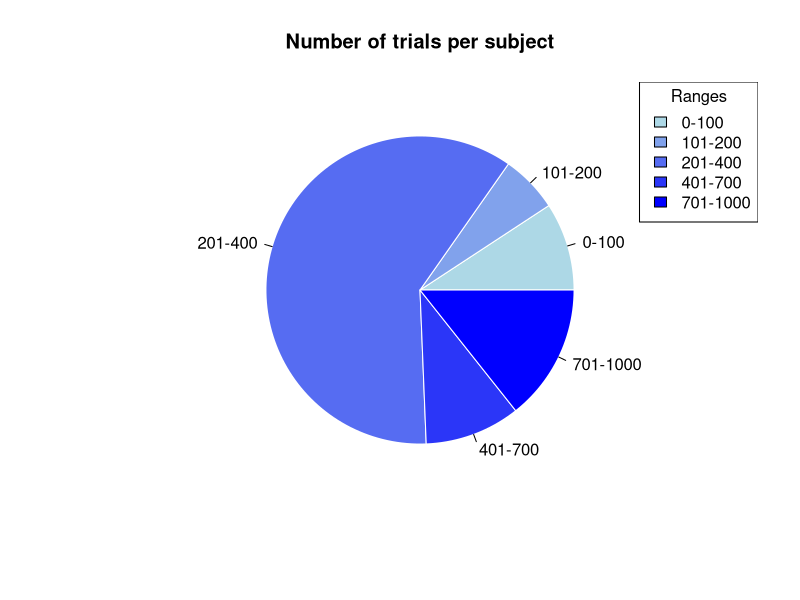
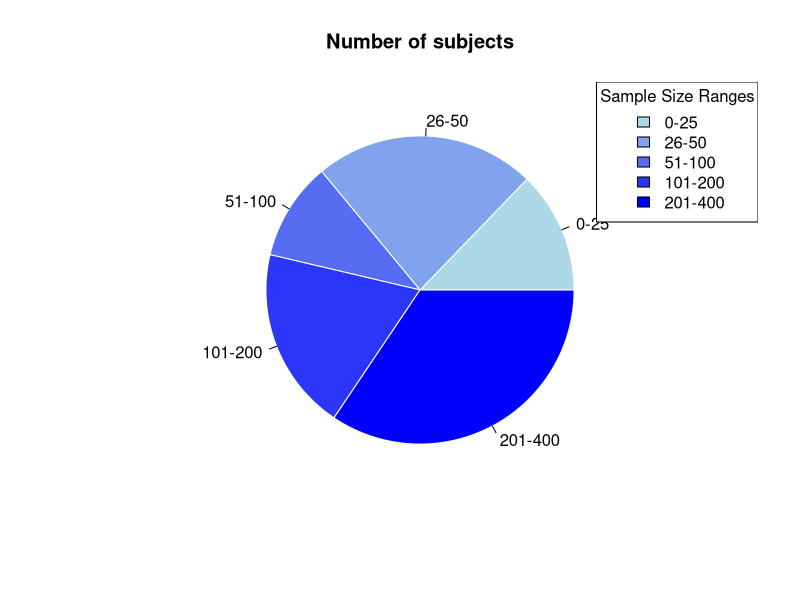
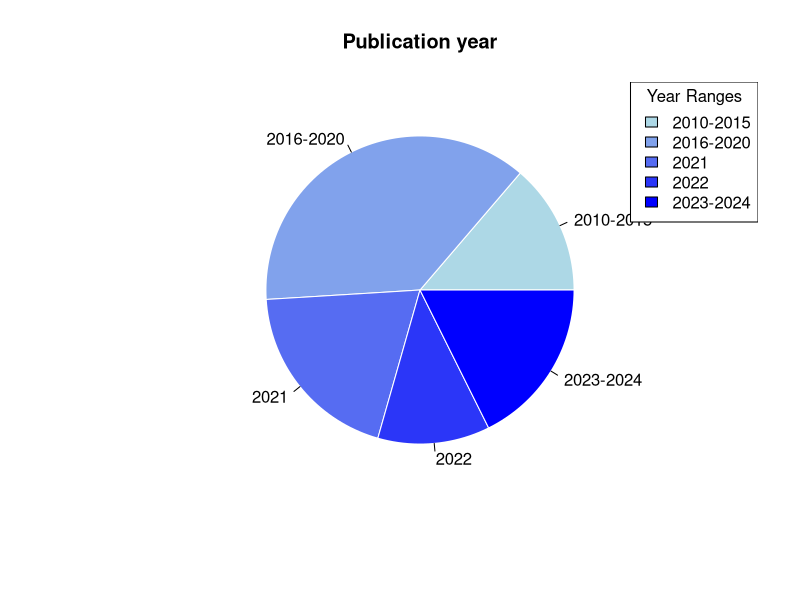

Recreate these plots in R, in order. (Note: this script raises an error after producing the figures.)
## ---- chunk 1
# Number of trials per subject
# 1. 创建数据框
data <- data.frame(
  Paper = c("P5", "P5", "P5", "P5", "P6", "P20", "P34", "P45", "P46", "P51", 
            "P51", "P54", "P95", "P95", "Pn4", "Pn4", "Pn13", "Pn13", "Pn13", 
            "Pn13", "Pn14", "Pn14", "Pn14", "Pn16", "Pn16", "Pn16", "Pn23", 
            "Ps1", "Ps2", "Ps3", "Ps4", "Ps4", "Ps5", "Ps5", "Ps5", "Ps5", 
            "Pt1", "Pt2", "Pt3", "Pt5", "Pt6", "Pt6", "Pt7", "Pt9", "Pt9", 
            "Pt9", "Pt10", "Pt13", "Pt18", "Pt27", "Pt28"),
  Formal_Trials = c(96, 96, 96, 80, 240, 312, 100, 960, 192, 144, 
                    100, 144, 672, 672, 360, 360, 360, 360, 360, 
                    360, 128, 240, 240, 200, 400, 400, 360, 64, 
                    90, 40, 40, 40, 60, 60, 60, 60, 240, 60, 360, 
                    300, 240, 240, 360, 360, 360, 360, 96, 320, 960, 240, 360)
)

# 2. 定义区间
bins <- c(0, 100, 200, 400, 700, 1000)  # 定义五个范围
labels <- c("0-100", "101-200", "201-400", "401-700", "701-1000")

# 3. 将Formal_Trials数据按范围分组
data$Range <- cut(data$Formal_Trials, breaks = bins, labels = labels, right = TRUE)

# 4. 按范围汇总总数
library(dplyr)
trial_range_summary <- data %>%
  group_by(Range) %>%
  summarise(Total_Trials = sum(Formal_Trials))

# 5. 定义渐变颜色
colors <- colorRampPalette(c("lightblue", "blue"))(length(trial_range_summary$Range))

# 6. 绘制饼图
pie(trial_range_summary$Total_Trials, 
    labels = trial_range_summary$Range, 
    main = "Number of trials per subject",
    col = colors,  # 使用渐变色
    border = "white")  # 设置白色边框

# 添加图例
legend("topright", 
       legend = trial_range_summary$Range, 
       fill = colors, 
       title = "Ranges")
rm(data,trial_range_summary,bins,colors,labels)
## ---- chunk 2
# 1. 创建数据框
data <- data.frame(
  Paper = c("P5", "P5", "P5", "P5", "P6", "P20", "P34", "P45", "P46", "P51", 
            "P51", "P54", "P95", "P95", "Pn4", "Pn4", "Pn13", "Pn13", "Pn13", 
            "Pn13", "Pn14", "Pn14", "Pn14", "Pn16", "Pn16", "Pn16", "Pn23", 
            "Ps1", "Ps2", "Ps3", "Ps4", "Ps4", "Ps5", "Ps5", "Ps5", "Ps5", 
            "Pt1", "Pt2", "Pt3", "Pt5", "Pt6", "Pt6", "Pt7", "Pt9", "Pt9", 
            "Pt9", "Pt10", "Pt13", "Pt18", "Pt27", "Pt28"),
  Sample_Size = c(28, 28, 28, 40, 92, 46, 31, 40, 56, 26, 
                  26, 103, 19, 20, 30, 30, 13, 27, 27, 26, 
                  38, 33, 36, 20, 24, 25, 105, 302, 23, 
                  24, 20, 21, 24, 18, 22, 20, 40, 144, 109, 
                  40, 30, 104, 328, 23, 21, 18, 380, 84, 20, 32, 70)
)

# 2. 定义区间
bins <- c(0, 25, 50, 100, 200, 400)  # 定义五个范围
labels <- c("0-25", "26-50", "51-100", "101-200", "201-400")

# 3. 将Sample_Size数据按范围分组
data$Range <- cut(data$Sample_Size, breaks = bins, labels = labels, right = TRUE)

# 4. 按范围汇总每个区间的被试总数
library(dplyr)
subject_summary <- data %>%
  group_by(Range) %>%
  summarise(Total_Subjects = sum(Sample_Size))

# 5. 定义渐变颜色（保持前面的颜色风格）
colors <- colorRampPalette(c("lightblue", "blue"))(length(subject_summary$Range))

# 6. 绘制饼图
pie(subject_summary$Total_Subjects, 
    labels = subject_summary$Range, 
    main = "Number of subjects",
    col = colors,  # 使用渐变色
    border = "white")  # 设置白色边框

# 添加图例
legend("topright", 
       legend = subject_summary$Range, 
       fill = colors, 
       title = "Sample Size Ranges")

rm(data,subject_summary,bins,colors,labels)
## ---- chunk 3
# 1. 创建数据框
data <- data.frame(
  Paper = c("P5", "P5", "P5", "P5", "P6", "P20", "P34", "P45", "P46", "P51", 
            "P51", "P54", "P95", "P95", "Pn4", "Pn4", "Pn13", "Pn13", "Pn13", 
            "Pn13", "Pn14", "Pn14", "Pn14", "Pn16", "Pn16", "Pn16", "Pn23", 
            "Ps1", "Ps2", "Ps3", "Ps4", "Ps4", "Ps5", "Ps5", "Ps5", "Ps5", 
            "Pt1", "Pt2", "Pt3", "Pt5", "Pt6", "Pt6", "Pt7", "Pt9", "Pt9", 
            "Pt9", "Pt10", "Pt13", "Pt18", "Pt27", "Pt28"),
  Year = c(2019, 2019, 2019, 2019, 2020, 2020, 2020, 2021, 2020, 2020, 
           2020, 2019, 2018, 2018, 2021, 2021, 2021, 2021, 2021, 2021, 
           2020, 2020, 2020, 2022, 2022, 2022, 2021, 2023, 2023, 2014, 
           2015, 2015, 2014, 2014, 2014, 2014, 2023, 2023, 2021, 2023, 
           2022, 2022, 2022, 2020, 2020, 2020, 2023, 2021, 2023, 2024, 2024)
)

# 2. 定义年份区间
bins <- c(2010, 2015, 2020, 2021, 2022, 2024)  # 定义五个年份范围
labels <- c("2010-2015", "2016-2020", "2021", "2022", "2023-2024")

# 3. 将Year数据按范围分组
data$Year_Range <- cut(data$Year, breaks = bins, labels = labels, right = TRUE)

# 4. 按年份区间汇总每个区间的文章数量
library(dplyr)
year_summary <- data %>%
  group_by(Year_Range) %>%
  summarise(Total_Papers = n())

# 5. 定义渐变颜色（保持前面的颜色风格）
colors <- colorRampPalette(c("lightblue", "blue"))(length(year_summary$Year_Range))

# 6. 绘制饼图
pie(year_summary$Total_Papers, 
    labels = year_summary$Year_Range, 
    main = "Publication year",
    col = colors,  # 使用渐变色
    border = "white")  # 设置白色边框

# 添加图例
legend("topright", 
       legend = year_summary$Year_Range, 
       fill = colors, 
       title = "Year Ranges")

rm(data,year_summary,bins,colors,labels)
## ---- chunk 4
#人口统计学数据读取
library(dplyr)

subject_counts <- lapply(names(df), function(paper_name) {
  data <- df[[paper_name]]
  
  if ("Subject" %in% names(data)) {
    if ("Gender" %in% names(data)) {
      # 如果有性别信息
      gender_summary <- data %>%
        distinct(Subject, Gender) %>%
        summarise(
          total_subjects = n_distinct(Subject, na.rm = TRUE),
          male_count = sum(Gender == "Male", na.rm = TRUE),
          female_count = sum(Gender == "Female", na.rm = TRUE),
          paper_name = paper_name,
          .groups = "drop"
        )
    } else {
      # 如果没有性别信息，统计总被试数
      gender_summary <- data %>%
        distinct(Subject) %>%
        summarise(
          total_subjects = n_distinct(Subject, na.rm = TRUE),
          male_count = NA,
          female_count = NA,
          paper_name = paper_name,
          .groups = "drop"
        )
    }
    return(gender_summary)
  } else {
    return(NULL)
  }
})

# 转换为数据框，去除NULL值
subject_counts_df <- do.call(rbind, subject_counts)

print(subject_counts_df)


# 输出为CSV文件
# write.csv(subject_counts_df, "Subject_information.csv", row.names = FALSE)

rm(subject_counts)
## ---- chunk 5
library(dplyr)
library(ggplot2)

# 初始化存储结果的数据框
result <- data.frame(Subject = integer(), d_prime = numeric(), Mean_RT = numeric(), Paper = character())

# 遍历每篇论文
for (paper_name in names(df_d_paper)) {
  
  # 取出当前论文的 d' 数据
  d_prime_data <- df_d_paper[[paper_name]]
  
  # 检查 d_prime_data 是否为空
  if (is.null(d_prime_data) || nrow(d_prime_data) == 0) {
    warning(paste("Skipping paper:", paper_name, "- d_prime_data is empty or NULL"))
    next  # 跳过当前论文，继续处理下一篇
  }
  
  # 取出当前论文的 RT 和 ACC 数据
  article_data <- df[[paper_name]]
  
  # 检查是否存在 'Matching' 和 'ACC' 列
  if (!("Matching" %in% colnames(article_data)) || !("ACC" %in% colnames(article_data))) {
    warning(paste("Skipping paper:", paper_name, "- 'Matching' or 'ACC' column not found"))
    next  # 跳过当前论文，继续处理下一篇
  }
  
  # 筛选出 Matching == "Matching" 且 ACC == 1 的数据，并计算每个被试的平均 RT_ms
  filtered_data <- article_data %>%
    filter(Matching == "Matching", ACC == 1) %>%
    group_by(Subject) %>%
    summarize(Mean_RT = mean(RT_ms, na.rm = TRUE))  # 使用 RT_ms 计算每个被试的平均反应时间
  
  # 合并平均 RT 和 d' 数据，确保根据 Subject 合并
  merged_data <- inner_join(filtered_data, d_prime, by = "Subject")
  
  # 为结果添加论文名称
  merged_data <- merged_data %>%
    mutate(Paper = paper_name)
  
  # 将当前论文的结果合并到最终数据框中
  result <- bind_rows(result, merged_data)
}

# 查看处理后的数据
head(result)

# 创建小提琴图、箱线图和散点图的组合
ggplot(result, aes(x = Mean_RT, y = d_prime, fill = Paper)) +
  # 小提琴图
  geom_violin(trim = FALSE, alpha = 0.5, color = "black") +
  # 箱线图
  geom_boxplot(width = 0.1, fill = "white", color = "black", outlier.shape = NA) +
  # 散点图
  geom_jitter(width = 0.1, size = 1, color = "darkblue", alpha = 0.6) +
  # 主题和标签
  labs(x = "Mean RT (ms)", y = "d'") +
  theme_minimal() +
  theme(legend.position = "none")

# rm(article_data,filtered_data,)
## ---- chunk 6
library(dplyr)
library(ggplot2)

# 初始化存储结果的数据框
result <- data.frame(Subject = integer(), d_prime = numeric(), Mean_RT = numeric(), Paper = character())

# 遍历每篇论文
for (i in seq_along(df)) {
  paper_name <- names(df)[i]  # 获取论文名称
  d_prime_data <- df_d_paper[[i]]  # 获取对应的 d' 数据

  # 检查 d_prime_data 是否为空
  if (is.null(d_prime_data) || nrow(d_prime_data) == 0) {
    warning(paste("Skipping paper:", paper_name, "- d_prime_data is empty or NULL"))
    next
  }

  # 取出当前论文的 RT 和 ACC 数据
  article_data <- df[[paper_name]]

  # 检查是否存在 'Matching' 和 'ACC' 列
  if (!("Matching" %in% colnames(article_data)) || !("ACC" %in% colnames(article_data))) {
    warning(paste("Skipping paper:", paper_name, "- 'Matching' or 'ACC' column not found"))
    next
  }

  # 筛选出 Matching == "Matching" 且 ACC == 1 的数据，并计算每个被试的平均 RT_ms
  filtered_data <- article_data %>%
    filter(Matching == "Matching", ACC == 1) %>%
    group_by(Subject) %>%
    summarize(Mean_RT = mean(RT_ms, na.rm = TRUE))

  # 合并平均 RT 和 d' 数据
  merged_data <- inner_join(filtered_data, d_prime_data, by = "Subject")

  # 添加论文名称
  merged_data <- merged_data %>%
    mutate(Paper = paper_name)

  # 合并到结果数据框中
  result <- bind_rows(result, merged_data)
}

# 创建图形
if (nrow(result) > 0) {
  ggplot(result, aes(x = Mean_RT, y = d_prime, fill = Paper)) +
    geom_violin(trim = FALSE, alpha = 0.5, color = "black") +
    geom_boxplot(width = 0.1, fill = "white", color = "black", outlier.shape = NA) +
    geom_jitter(width = 0.1, size = 1, color = "darkblue", alpha = 0.6) +
    labs(x = "Mean RT (ms)", y = "d'") +
    theme_minimal() +
    theme(legend.position = "none")
} else {
  message("No data available for plotting.")
}

library(dplyr)
library(ggplot2)

# 创建美化后的图形
ggplot(result) +
  # 箱线图和散点图在左侧
  geom_boxplot(aes(x = factor(1), y = Mean_RT, fill = Paper), width = 0.1, outlier.shape = NA) +
  geom_jitter(aes(x = factor(1), y = Mean_RT, color = "darkblue"), width = 0.1, size = 1, alpha = 0.6) +
  # 小提琴图在右侧，只显示右半边
  geom_violin(aes(x = factor(2), y = Mean_RT, fill = Paper), trim = FALSE, alpha = 0.5, color = "black", position = position_nudge(x = 0.3)) +  # 调整此参数
  # 主题和标签
  labs(x = "", y = "Mean RT (ms)") +
  scale_x_discrete(labels = c("1" = "Boxplot & Jitter", "2" = "Violin")) +  # 自定义x轴标签
  theme_minimal() +
  theme(legend.position = "none",
        axis.title.y = element_text(size = 12),
        axis.ticks.x = element_blank(),  # 去掉x轴刻度
        axis.text.x = element_blank())  # 去掉x轴文本


## ---- chunk 7
library(dplyr)
library(ggplot2)

# 初始化存储结果的数据框
result <- data.frame(Subject = integer(), d_prime = numeric(), Mean_RT = numeric(), Paper = character())

# 遍历每篇论文
for (i in seq_along(df)) {
  paper_name <- names(df)[i]  # 获取论文名称
  d_prime_data <- df_d_paper[[i]]  # 获取对应的 d' 数据

  # 检查 d_prime_data 是否为空
  if (is.null(d_prime_data) || nrow(d_prime_data) == 0) {
    warning(paste("Skipping paper:", paper_name, "- d_prime_data is empty or NULL"))
    next
  }

  # 取出当前论文的 RT 和 ACC 数据
  article_data <- df[[paper_name]]

  # 检查是否存在 'Matching' 和 'ACC' 列
  if (!("Matching" %in% colnames(article_data)) || !("ACC" %in% colnames(article_data))) {
    warning(paste("Skipping paper:", paper_name, "- 'Matching' or 'ACC' column not found"))
    next
  }

  # 筛选出 Matching == "Matching，且 RT <= 10000 的数据
  filtered_data <- article_data %>%
    filter(Matching == "Matching", RT_ms >= 400,  RT_ms <= 1000) %>%
    group_by(Subject) %>%
    summarize(Mean_RT = mean(RT_ms, na.rm = TRUE))

  # 合并平均 RT 和 d' 数据
  merged_data <- inner_join(filtered_data, d_prime_data, by = "Subject")

  # 添加论文名称
  merged_data <- merged_data %>%
    mutate(Paper = paper_name)

  # 合并到结果数据框中
  result <- bind_rows(result, merged_data)
}

# 查看处理后的数据
head(result)

# 创建图形
if (nrow(result) > 0) {
  ggplot(result, aes(x = Mean_RT, y = d_prime, fill = Paper)) +
    geom_violin(trim = FALSE, alpha = 0.3, color = "black") +  # 调整透明度
    geom_boxplot(width = 0.02, fill = "white", color = "black", outlier.shape = NA) +  # 更小的 width
    geom_jitter(width = 0.1, size = 1, color = "darkblue", alpha = 0.6) +
    labs(x = "Mean RT (ms)", y = "d'") +
    theme_minimal() +
    theme(legend.position = "none")
} else {
  message("No data available for plotting.")
}
library(dplyr)
library(ggplot2)

# 创建美化后的图形
ggplot(result) +
  # 箱线图和散点图集中在同一个位置
  geom_boxplot(aes(x = factor(1), y = Mean_RT, fill = Paper), width = 0.15, outlier.shape = NA) +
  geom_jitter(aes(x = factor(1), y = Mean_RT), width = 0.1, size = 1, color = "darkblue", alpha = 0.6) +
  # 小提琴图在右侧
  geom_violin(aes(x = factor(2), y = Mean_RT, fill = Paper), trim = FALSE, alpha = 0.5, color = "black") +
  # 主题和标签
  labs(x = "", y = "Mean RT (ms)") +
  scale_x_discrete(labels = c("1" = "Boxplot & Jitter", "2" = "Violin")) +  # 自定义x轴标签
  theme_minimal() +
  theme(legend.position = "none",
        axis.title.y = element_text(size = 12),
        axis.ticks.x = element_blank(),  # 去掉x轴刻度
        axis.text.x = element_blank())  # 去掉x轴文本


## ---- chunk 8
# 加载必要的库
library(dplyr)
library(ggplot2)

# 假设 df 是一个包含文章数据的列表，其中每个元素都是一个数据框
# df 是一个列表，df[[n]] 是第 n 篇文章，里面包含数据

# 定义一些变量来存储统计信息
all_data <- data.frame()  # 用于存储所有文章的人口统计学和 RT 数据
gender_count_list <- list()  # 存储每篇文章的性别统计信息
age_data <- c()  # 存储所有年龄信息

# 性别统一化函数
standardize_gender <- function(gender) {
  gender <- tolower(gender)  # 转换为小写
  if (gender %in% c("1", "m", "M", "Mann", "Hombre", "male", "Male")) {
    return("Male")
  } else if (gender %in% c("2", "f", "F", "Frau", "Mujer", "female", "Female")) {
    return("Female")
  } else {
    return("Others")
  }
}

# 遍历每篇文章的数据
for (i in 1:length(df)) {
  article_data <- df[[i]]  # 获取每篇文章的数据
  
  # 只选择我们关心的列，如 Subject、Gender、Age 和 RT_ms，其他的列忽略
  article_data_filtered <- article_data %>%
    select(any_of(c("Subject", "Gender", "Age", "RT_ms")))  # 只选择这些列，如果不存在则忽略
  
  # 确保 Subject 列为字符类型，Gender 列为字符类型，Age 列统一为数值类型
  if ("Subject" %in% colnames(article_data_filtered)) {
    article_data_filtered$Subject <- as.character(article_data_filtered$Subject)
  }
  
  if ("Gender" %in% colnames(article_data_filtered)) {
    article_data_filtered$Gender <- as.character(article_data_filtered$Gender)
    article_data_filtered$Gender <- sapply(article_data_filtered$Gender, standardize_gender)  # 统一化性别变量
  }
  
  if ("Age" %in% colnames(article_data_filtered)) {
    article_data_filtered$Age <- as.numeric(as.character(article_data_filtered$Age))
  }
  
  # 为每篇文章中的被试编号添加文章索引前缀，使每个被试编号在全局范围内唯一
  article_data_filtered <- article_data_filtered %>%
    mutate(Subject = paste0("Article", i, "_", Subject))
  
  # 统计性别
  if ("Gender" %in% colnames(article_data_filtered)) {
    current_gender_count <- table(article_data_filtered$Gender)
    gender_count_list[[i]] <- current_gender_count
  }
  
  # 收集年龄数据
  if ("Age" %in% colnames(article_data_filtered)) {
    age_data <- c(age_data, article_data_filtered$Age)
  }
  
  # 将每篇文章的数据合并，只合并过滤后的数据
  all_data <- bind_rows(all_data, article_data_filtered)
}

# 合并所有文章的性别统计
gender_count <- Reduce(`+`, gender_count_list, init = table(factor(levels = unique(unlist(lapply(gender_count_list, names))))))

# 人口统计学描述
total_subjects <- nrow(all_data)  # 被试总人数
male_count <- sum(all_data$Gender == "Male", na.rm = TRUE)  # 男性数量
female_count <- sum(all_data$Gender == "Female", na.rm = TRUE)  # 女性数量
avg_age <- mean(age_data, na.rm = TRUE)  # 平均年龄

# 输出人口统计学信息
cat("总被试量: ", total_subjects, "\n")
cat("男性数量: ", male_count, "\n")
cat("女性数量: ", female_count, "\n")
cat("平均年龄: ", avg_age, "\n")

# 分别绘制 Age 和 RT_ms 的散点图

# 绘制 Age 的散点图，X 轴为 Subject，Y 轴为 Age
ggplot(all_data, aes(x = Subject, y = Age, color = Gender)) +
  geom_point(alpha = 0.7) +
  labs(title = "Scatter Plot of Age by Subject",
       x = "Subject",
       y = "Age",
       color = "Gender") +
  theme_minimal() +
  theme(axis.text.x = element_blank())  # 隐藏 X 轴的文本

# 绘制 RT_ms 的散点图，X 轴为 Subject，Y 轴为 RT_ms
ggplot(all_data, aes(x = Subject, y = RT_ms, color = Gender)) +
  geom_point(alpha = 0.7) +
  labs(title = "Scatter Plot of RT_ms by Subject",
       x = "Subject",
       y = "RT_ms",
       color = "Gender") +
  theme_minimal() +
  theme(axis.text.x = element_blank())  # 隐藏 X 轴的文本

# 如果有 RT_ms 数据，对其进行统计
if ("RT_ms" %in% colnames(all_data)) {
  rt_summary <- summary(all_data$RT_ms)
  cat("RT_ms 描述统计: \n")
  print(rt_summary)
}

# 清理环境变量
rm(subject_df, age_data, avg_age, current_gender_count, female_count, gender_count, i, male_count, rt_summary, subject_bins, subject_distribution, total_subjects, all_data, article_data, article_data_filtered, gender_count_list)


## ---- chunk 9
library(ggplot2)
library(dplyr)
library(tidyr)

# 假设df是一个包含多篇论文数据的列表

# 1. 计算每个被试的平均ACC和RT_ms
plot_data <- lapply(df, function(data) {
  if ("Identity" %in% names(data) && "Matching" %in% names(data)) {
    data %>%
      mutate(Identity = case_when(
        Identity == "Self" ~ "Self",
        # Identity == "P1" ~ "Self",
        Identity == "Friend" ~ "Friend",
        Identity == "Close" ~ "Close",
        Identity == "Mother" ~ "Close",
        Identity == "Father" ~ "Close",
        Identity == "Familiar" ~ "Close",
        Identity == "Acquaintance" ~ "Close",
        # Identity == "P2" ~ "Close",
        TRUE ~ "Others"  # 其他归为Others
      )) %>%
      group_by(Identity, Matching) %>%
      summarise(mean_ACC = mean(ACC, na.rm = TRUE), 
                mean_RT_ms = mean(RT_ms, na.rm = TRUE), 
                .groups = "drop")
  } else {
    return(NULL)  # 如果缺少列，返回NULL
  }
})

# 合并数据用于绘图，去除NULL值
plot_df <- bind_rows(plot_data, .id = "paper") %>% na.omit()

# 散点图，绘制存在的数据
ggplot(plot_df, aes(x = mean_ACC, y = mean_RT_ms, shape = Identity)) +
  geom_point(size = 3) +
  labs(x = "平均ACC", y = "平均RT (ms)") +
  theme_minimal()

# 2. 统计每篇论文的被试量及性别
subject_counts <- lapply(df, function(data) {
  if ("Subject" %in% names(data) && "Gender" %in% names(data)) {
    data %>%
      distinct(Subject, Gender) %>%
      summarise(
        total_subjects = n_distinct(Subject),
        male_count = sum(Gender == "Male", na.rm = TRUE),
        female_count = sum(Gender == "Female", na.rm = TRUE),
        .groups = "drop"
      )
  } else {
    return(NULL)  # 如果缺少列，返回NULL
  }
})

# 转换为数据框，去除NULL值
subject_counts_df <- do.call(rbind, subject_counts) %>% na.omit()

# 输出结果
print(subject_counts_df)

## ---- chunk 10
library(ggplot2)
library(dplyr)
library(tidyr)

# 假设df是一个包含多篇论文数据的列表

# 1. 计算每个被试的平均ACC和RT_ms
plot_data <- lapply(df, function(data) {
  if ("Identity" %in% names(data) && "Matching" %in% names(data)) {
    data %>%
      mutate(Identity = case_when(
        Identity == "Self" ~ "Self",
        # Identity == "P1" ~ "Self",
        Identity == "Friend" ~ "Friend",
        Identity == "Close" ~ "Close",
        Identity == "Mother" ~ "Close",
        Identity == "Father" ~ "Close",
        Identity == "Familiar" ~ "Close",
        Identity == "Acquaintance" ~ "Close",
        # Identity == "P2" ~ "Close",
        TRUE ~ "Others"
      )) %>%
      group_by(Identity, Matching) %>%
      summarise(mean_ACC = mean(ACC, na.rm = TRUE), 
                mean_RT_ms = mean(RT_ms, na.rm = TRUE), 
                .groups = "drop")
  } else {
    return(NULL)
  }
})

# 合并数据用于绘图，去除NULL值
plot_df <- bind_rows(plot_data, .id = "paper") %>% na.omit()

# 绘制Matching条件下的散点图
ggplot(plot_df %>% filter(Matching == "Matching"), aes(x = mean_ACC, y = mean_RT_ms, shape = Identity)) +
  geom_point(size = 3) +
  labs(x = "ACC (Matching)", y = "RT (ms)") +
  theme_minimal()

# 绘制Nonmatching条件下的散点图
ggplot(plot_df %>% filter(Matching == "Nonmatching"), aes(x = mean_ACC, y = mean_RT_ms, shape = Identity)) +
  geom_point(size = 3) +
  labs(x = "ACC (Nonmatching)", y = "RT (ms)") +
  theme_minimal()

# 2. 统计每篇论文的被试量及性别
subject_counts <- lapply(df, function(data) {
  if ("Subject" %in% names(data) && "Gender" %in% names(data)) {
    data %>%
      distinct(Subject, Gender) %>%
      summarise(
        total_subjects = n_distinct(Subject),
        male_count = sum(Gender == "Male", na.rm = TRUE),
        female_count = sum(Gender == "Female", na.rm = TRUE),
        .groups = "drop"
      )
  } else {
    return(NULL)
  }
})

# 转换为数据框，去除NULL值
subject_counts_df <- do.call(rbind, subject_counts) %>% na.omit()

# 输出结果
print(subject_counts_df)

## ---- chunk 11
library(ggplot2)
library(dplyr)
library(tidyr)

# 假设df是一个包含多篇论文数据的列表

# 1. 计算每个被试的平均ACC和RT_ms
plot_data <- lapply(df, function(data) {
  if ("Identity" %in% names(data) && "Matching" %in% names(data) && "Subject" %in% names(data)) {
    data %>%
      mutate(Identity = case_when(
        Identity == "Self" ~ "Self",
        Identity == "P1" ~ "Self",
        Identity == "Friend" ~ "Friend",
        Identity == "Close" ~ "Close",
        Identity == "Mother" ~ "Close",
        Identity == "Father" ~ "Close",
        Identity == "Familiar" ~ "Close",
        Identity == "Acquaintance" ~ "Close",
        Identity == "P2" ~ "Close",
        TRUE ~ "Others"
      )) %>%
      group_by(Subject, Identity, Matching) %>%
      summarise(mean_ACC = mean(ACC, na.rm = TRUE), 
                mean_RT_ms = mean(RT_ms, na.rm = TRUE), 
                .groups = "drop")
  } else {
    return(NULL)
  }
})

# 合并数据用于绘图，去除NULL值
plot_df <- bind_rows(plot_data, .id = "paper") %>% na.omit()

# 绘制Matching条件下的散点图
ggplot(plot_df %>% filter(Matching == "Matching"), aes(x = mean_ACC, y = mean_RT_ms, shape = Identity)) +
  geom_point(size = 3) +
  labs(x = "平均ACC (Matching)", y = "平均RT (ms)") +
  theme_minimal()

# 绘制Nonmatching条件下的散点图
ggplot(plot_df %>% filter(Matching == "Nonmatching"), aes(x = mean_ACC, y = mean_RT_ms, shape = Identity)) +
  geom_point(size = 3) +
  labs(x = "平均ACC (Nonmatching)", y = "平均RT (ms)") +
  theme_minimal()

# 2. 统计每篇论文的被试量及性别
subject_counts <- lapply(df, function(data) {
  if ("Subject" %in% names(data) && "Gender" %in% names(data)) {
    data %>%
      distinct(Subject, Gender) %>%
      summarise(
        total_subjects = n_distinct(Subject),
        male_count = sum(Gender == "Male", na.rm = TRUE),
        female_count = sum(Gender == "Female", na.rm = TRUE),
        .groups = "drop"
      )
  } else {
    return(NULL)
  }
})

# 转换为数据框，去除NULL值
subject_counts_df <- do.call(rbind, subject_counts) %>% na.omit()

# 输出结果
print(subject_counts_df)

## ---- chunk 12
library(ggplot2)
library(dplyr)
library(tidyr)

# 假设df是一个包含多篇论文数据的列表

# 1. 计算每个被试的平均ACC和RT_ms
plot_data <- lapply(df, function(data) {
  if ("Identity" %in% names(data) && "Matching" %in% names(data) && "Subject" %in% names(data)) {
    data %>%
      mutate(Identity = case_when(
        Identity == "Self" ~ "Self",
        # Identity == "P1" ~ "Self",
        Identity == "Friend" ~ "Friend",
        Identity == "Close" ~ "Close",
        Identity == "Mother" ~ "Close",
        Identity == "Father" ~ "Close",
        Identity == "Familiar" ~ "Close",
        Identity == "Acquaintance" ~ "Close",
        # Identity == "P2" ~ "Close",
        TRUE ~ "Others"
      )) %>%
      group_by(Subject, Identity, Matching) %>%
      summarise(mean_ACC = mean(pmin(pmax(ACC, 0), 1), na.rm = TRUE),
                mean_RT_ms = mean(RT_ms, na.rm = TRUE),
                .groups = "drop")
  } else {
    return(NULL)
  }
})

# 合并数据用于绘图，去除NULL值
plot_df <- bind_rows(plot_data, .id = "paper") %>% na.omit()

# 自定义形状和颜色
shape_values <- c("Self" = 1, "Friend" = 17, "Close" = 15, "Others" = 3)
color_values <- c("Self" = "black", "Friend" = "gray", "Close" = "lightgray", "Others" = "#A9A9A9")

# 绘制Matching条件下的散点图
ggplot(plot_df %>% filter(Matching == "Matching"), aes(x = mean_ACC, y = mean_RT_ms, shape = Identity, color = Identity)) +
  geom_point(size = 3) +
  scale_shape_manual(values = shape_values) +
  scale_color_manual(values = color_values) +
  labs(x = "平均ACC (Matching)", y = "平均RT (ms)") +
  theme_minimal()

# 绘制Nonmatching条件下的散点图
ggplot(plot_df %>% filter(Matching == "Nonmatching"), aes(x = mean_ACC, y = mean_RT_ms, shape = Identity, color = Identity)) +
  geom_point(size = 3) +
  scale_shape_manual(values = shape_values) +
  scale_color_manual(values = color_values) +
  labs(x = "平均ACC (Nonmatching)", y = "平均RT (ms)") +
  theme_minimal()

# 2. 统计每篇论文的被试量及性别
subject_counts <- lapply(df, function(data) {
  if ("Subject" %in% names(data) && "Gender" %in% names(data)) {
    data %>%
      distinct(Subject, Gender) %>%
      summarise(
        total_subjects = n_distinct(Subject),
        male_count = sum(Gender == "Male", na.rm = TRUE),
        female_count = sum(Gender == "Female", na.rm = TRUE),
        .groups = "drop"
      )
  } else {
    return(NULL)
  }
})

# 转换为数据框，去除NULL值
subject_counts_df <- do.call(rbind, subject_counts) %>% na.omit()

# 输出结果
print(subject_counts_df)

## ---- chunk 13
library(ggplot2)
library(dplyr)
library(tidyr)

# 假设df是一个包含多篇论文数据的列表

# 合并数据并处理Identity
plot_data <- bind_rows(lapply(df, function(data) {
  if ("Identity" %in% names(data) && "Matching" %in% names(data) && "Subject" %in% names(data)) {
    data %>%
      mutate(Identity = case_when(
        Identity == "Self" ~ "Self",
        Identity == "P1" ~ "Self",
        Identity == "Friend" ~ "Friend",
        Identity == "Close" ~ "Close",
        Identity == "Mother" ~ "Close",
        Identity == "Father" ~ "Close",
        Identity == "Familiar" ~ "Close",
        Identity == "Acquaintance" ~ "Close",
        Identity == "P2" ~ "Close",
        TRUE ~ "Others"
      ))
  } else {
    return(NULL)
  }
}))

# 自定义形状和颜色
shape_values <- c("Self" = 1, "Friend" = 17, "Close" = 15, "Others" = 3)
color_values <- c("Self" = "lightgray", "Friend" = "gray", "Close" = "#A9A9A9", "Others" = "black")

# 绘制Matching条件下的散点图
ggplot(plot_data %>% filter(Matching == "Matching"), aes(x = ACC, y = RT_ms, shape = Identity, color = Identity)) +
  stat_summary(fun = mean, geom = "point", size = 3) +
  scale_shape_manual(values = shape_values) +
  scale_color_manual(values = color_values) +
  labs(x = "平均ACC (Matching)", y = "平均RT (ms)") +
  theme_minimal()

# 绘制Nonmatching条件下的散点图
ggplot(plot_data %>% filter(Matching == "Nonmatching"), aes(x = ACC, y = RT_ms, shape = Identity, color = Identity)) +
  stat_summary(fun = mean, geom = "point", size = 3) +
  scale_shape_manual(values = shape_values) +
  scale_color_manual(values = color_values) +
  labs(x = "平均ACC (Nonmatching)", y = "平均RT (ms)") +
  theme_minimal()

# 2. 统计每篇论文的被试量及性别
subject_counts <- lapply(df, function(data) {
  if ("Subject" %in% names(data) && "Gender" %in% names(data)) {
    data %>%
      distinct(Subject, Gender) %>%
      summarise(
        total_subjects = n_distinct(Subject),
        male_count = sum(Gender == "Male", na.rm = TRUE),
        female_count = sum(Gender == "Female", na.rm = TRUE),
        .groups = "drop"
      )
  } else {
    return(NULL)
  }
})

# 转换为数据框，去除NULL值
subject_counts_df <- do.call(rbind, subject_counts) %>% na.omit()

# 输出结果
print(subject_counts_df)

## ---- chunk 14
library(ggplot2)
library(dplyr)
library(tidyr)


# 假设df是一个包含多篇论文数据的列表

# 合并数据并处理Identity，同时计算每个被试的正确反应数、总反应数和平均反应时间
plot_data <- bind_rows(lapply(df, function(data) {
  if ("Identity" %in% names(data) && "Matching" %in% names(data) && "Subject" %in% names(data)) {
    data <- data %>%
      mutate(Identity = case_when(
        Identity == "Self" ~ "Self",
        Identity == "P1" ~ "Self",
        Identity == "Friend" ~ "Friend",
        Identity == "Close" ~ "Close",
        Identity == "Mother" ~ "Close",
        Identity == "Father" ~ "Close",
        Identity == "Familiar" ~ "Close",
        Identity == "Acquaintance" ~ "Close",
        Identity == "P2" ~ "Close",
        TRUE ~ "Others"
      )) %>%
      group_by(Subject, Identity, Matching) %>%
      summarise(
        correct_count = sum(ACC == 1, na.rm = TRUE),  # 计算正确反应数
        total_count = n(),  # 总记录数
        mean_RT_ms = mean(RT_ms, na.rm = TRUE),  # 计算平均反应时间
        .groups = "drop"
      ) %>%
      mutate(mean_ACC = correct_count / total_count)  # 计算准确率
    return(data)
  } else {
    return(NULL)
  }
})) %>% na.omit()  # 移除缺失值

# 将结果合并为一个数据框
plot_data <- bind_rows(plot_data) %>% na.omit()



# 计算每个被试的平均ACC和平均RT（Matching条件）
average_data_matching <- plot_data %>%
  filter(Matching == "Matching") %>%  # 只选择Matching条件
  group_by(Subject, Identity) %>%
  summarise(
    mean_ACC = mean(mean_ACC, na.rm = TRUE),  # 每个身份的平均ACC
    mean_RT = mean(mean_RT_ms, na.rm = TRUE),  # 每个身份的平均RT
    .groups = "drop"
  )

# 计算每个被试的平均ACC和平均RT（Nonmatching条件）
average_data_nonmatching <- plot_data %>%
  filter(Matching == "Nonmatching") %>%  # 只选择Nonmatching条件
  group_by(Subject, Identity) %>%
  summarise(
    mean_ACC = mean(mean_ACC, na.rm = TRUE),  # 每个身份的平均ACC
    mean_RT = mean(mean_RT_ms, na.rm = TRUE),  # 每个身份的平均RT
    .groups = "drop"
  )

# 定义形状和颜色
shape_values <- c("Self" = 1, "Friend" = 17, "Others" = 4)  # 1: 空心圆，17: 实心三角，4: 小叉
color_values <- c("Self" = "black", "Friend" = "gray", "Others" = "black")

# 绘制Matching条件的散点图
p1 <- ggplot(average_data_matching, aes(x = mean_ACC, y = mean_RT, shape = Identity, color = Identity)) +
  geom_point(size = 3) +
  scale_shape_manual(values = shape_values) +
  scale_color_manual(values = color_values) +
  labs(x = "平均ACC (Matching)", y = "平均RT (ms)", title = "Matching条件下被试的平均ACC与平均RT散点图") +
  theme_minimal()

# 绘制Nonmatching条件的散点图
p2 <- ggplot(average_data_nonmatching, aes(x = mean_ACC, y = mean_RT, shape = Identity, color = Identity)) +
  geom_point(size = 3) +
  scale_shape_manual(values = shape_values) +
  scale_color_manual(values = color_values) +
  labs(x = "平均ACC (Nonmatching)", y = "平均RT (ms)", title = "Nonmatching条件下被试的平均ACC与平均RT散点图") +
  theme_minimal()

# 打印两个图
print(p1)
print(p2)

# 统计每篇论文的被试量及性别
subject_counts <- lapply(df, function(data) {
  if ("Subject" %in% names(data) && "Gender" %in% names(data)) {
    data %>%
      distinct(Subject, Gender) %>%
      summarise(
        total_subjects = n_distinct(Subject),
        male_count = sum(Gender == "Male", na.rm = TRUE),
        female_count = sum(Gender == "Female", na.rm = TRUE),
        .groups = "drop"
      )
  } else {
    return(NULL)
  }
})

# 转换为数据框，去除NULL值
subject_counts_df <- do.call(rbind, subject_counts) %>% na.omit()

# 输出结果
print(subject_counts_df)

## ---- chunk 15
library(ggplot2)
library(dplyr)
library(tidyr)

# 假设df是一个包含多篇论文数据的列表

# 合并数据并处理Identity，同时计算每个被试的正确反应数、总反应数和平均反应时间
plot_data <- bind_rows(lapply(seq_along(df), function(i) {
  data <- df[[i]]
  if ("Identity" %in% names(data) && "Matching" %in% names(data) && "Subject" %in% names(data)) {
    data <- data %>%
      mutate(Identity = case_when(
        Identity == "Self" ~ "Self",
        # Identity == "P1" ~ "Self",
        Identity == "Friend" ~ "Friend",
        Identity == "Close" ~ "Close",
        Identity == "Mother" ~ "Close",
        Identity == "Father" ~ "Close",
        Identity == "Familiar" ~ "Close",
        Identity == "Acquaintance" ~ "Close",
        # Identity == "P2" ~ "Close",
        TRUE ~ "Others"
      )) %>%
      group_by(Subject, Identity, Matching) %>%
      summarise(
        correct_count = sum(ACC == 1, na.rm = TRUE),  # 计算正确反应数
        total_count = n(),  # 总记录数
        mean_RT_ms = mean(RT_ms, na.rm = TRUE),  # 计算平均反应时间
        .groups = "drop"
      ) %>%
      mutate(mean_ACC = correct_count / total_count)  # 计算准确率
    data$Subject <- paste0("S", seq_along(data$Subject) + sum(sapply(df[1:(i - 1)], function(x) n_distinct(x$Subject))))  # 重新编号
    return(data)
  } else {
    return(NULL)
  }
})) %>% na.omit()  # 移除缺失值

# 计算每个被试的平均ACC和平均RT（Matching条件）
average_data_matching <- plot_data %>%
  filter(Matching == "Matching") %>%
  group_by(Subject, Identity) %>%
  summarise(
    mean_ACC = mean(mean_ACC, na.rm = TRUE),
    mean_RT = mean(mean_RT_ms, na.rm = TRUE),
    .groups = "drop"
  )

# 计算每个被试的平均ACC和平均RT（Nonmatching条件）
average_data_nonmatching <- plot_data %>%
  filter(Matching == "Nonmatching") %>%
  group_by(Subject, Identity) %>%
  summarise(
    mean_ACC = mean(mean_ACC, na.rm = TRUE),
    mean_RT = mean(mean_RT_ms, na.rm = TRUE),
    .groups = "drop"
  )

# 定义形状和颜色
shape_values <- c("Self" = 1, "Friend" = 17, "Others" = 4)
color_values <- c("Self" = "black", "Friend" = "gray", "Others" = "black")

# 绘制Matching条件的散点图
p1 <- ggplot(average_data_matching, aes(x = mean_ACC, y = mean_RT, shape = Identity, color = Identity)) +
  geom_point(size = 3) +
  scale_shape_manual(values = shape_values) +
  scale_color_manual(values = color_values) +
  labs(x = "平均ACC (Matching)", y = "平均RT (ms)", title = "Matching条件下被试的平均ACC与平均RT散点图") +
  theme_minimal()

# 绘制Nonmatching条件的散点图
p2 <- ggplot(average_data_nonmatching, aes(x = mean_ACC, y = mean_RT, shape = Identity, color = Identity)) +
  geom_point(size = 3) +
  scale_shape_manual(values = shape_values) +
  scale_color_manual(values = color_values) +
  labs(x = "平均ACC (Nonmatching)", y = "平均RT (ms)", title = "Nonmatching条件下被试的平均ACC与平均RT散点图") +
  theme_minimal()

# 打印两个图
print(p1)
print(p2)

# 统计每篇论文的被试量及性别
subject_counts <- lapply(df, function(data) {
  if ("Subject" %in% names(data) && "Gender" %in% names(data)) {
    data %>%
      distinct(Subject, Gender) %>%
      summarise(
        total_subjects = n_distinct(Subject),
        male_count = sum(Gender == "Male", na.rm = TRUE),
        female_count = sum(Gender == "Female", na.rm = TRUE),
        .groups = "drop"
      )
  } else {
    return(NULL)
  }
})

# 转换为数据框，去除NULL值
subject_counts_df <- do.call(rbind, subject_counts) %>% na.omit()

# 输出结果
print(subject_counts_df)


## ---- chunk 16
library(ggplot2)
library(dplyr)

# 假设 df、df_d_prime、df_d_paper 已经加载

# 遍历每篇文章
for (n in names(df)) {
  # 获取具体文章的数据
  aRT_msicle_data <- df[[n]]
  d_prime_value <- df_d_prime[[n]]
  
  # 处理数据，排除不合条件的试次
  cleaned_data <- aRT_msicle_data %>%
    filter(ACC >= 0.3, RT_ms <= 10000) %>%
    mutate(d_prime_value = d_prime_value)  # 添加 d' 值作为新列
  
  # 1. 散点图，横坐标是RT_ms，纵坐标是d'
  # p1 <- ggplot(cleaned_data, aes(x = RT_ms, y = d_prime_value)) +
  #   geom_point() +
  #   labs(title = paste("RT_ms vs d' for", n),
  #        x = "RT_ms",
  #        y = "d'") +
  #   theme_minimal()
  # 
  # print(p1)
  # 
  # 2. Matching 条件下的散点图
  matching_data <- cleaned_data %>%
    filter(Matching == "Matching") %>%
    filter(ACC >= 0.5, RT_ms >= 500, RT_ms <= 1000)
  
  p2 <- ggplot(matching_data, aes(x = ACC, y = RT_ms, shape = Identity)) +
    geom_point(size = 3) +
    labs(title = paste("ACC vs RT_ms (Matching) for", n),
         x = "ACC",
         y = "RT_ms") +
    scale_shape_manual(values = c(16, 17, 3)) +  # 16: Circle, 17: Triangle, 3: Cross
    theme_minimal()
  
  print(p2)
  
  # 3. Nonmatching 条件下的散点图
  nonmatching_data <- cleaned_data %>%
    filter(Matching == "Nonmatching") %>%
    filter(ACC >= 0.5, RT_ms >= 500, RT_ms <= 1000)
  
  p3 <- ggplot(nonmatching_data, aes(x = ACC, y = RT_ms, shape = Identity)) +
    geom_point(size = 3) +
    labs(title = paste("ACC vs RT_ms (Nonmatching) for", n),
         x = "ACC",
         y = "RT_ms") +
    scale_shape_manual(values = c(16, 17, 3)) +
    theme_minimal()
  
  print(p3)
  
  # 4. 条形图，横坐标是Identity，纵坐标是d'，并给出误差线
  # identity_dprime <- cleaned_data %>%
  #   group_by(Identity) %>%
  #   summarise(mean_dprime = mean(d_prime_value, na.rm = TRUE),
  #             se_dprime = sd(d_prime_value, na.rm = TRUE) / sqRT_ms(n()))
  # 
  # p4 <- ggplot(identity_dprime, aes(x = Identity, y = mean_dprime)) +
  #   geom_bar(stat = "identity", position = "dodge") +
  #   geom_errorbar(aes(ymin = mean_dprime - se_dprime, ymax = mean_dprime + se_dprime), width = 0.2) +
  #   labs(title = paste("Mean d' by Identity for", n),
  #        x = "Identity",
  #        y = "Mean d'") +
  #   theme_minimal()
  # 
  # print(p4)
}



## ---- chunk 17
library(ggplot2)
library(dplyr)

# 假设 df、df_d_prime、df_d_paper 已经加载

# 创建一个列表保存每篇文章的绘图
plots <- list()

# 遍历每篇文章
for (n in names(df)) {
  # 获取具体文章的数据
  article_data <- df[[n]]
  
  # 确认使用的列名
  if ("Identity" %in% names(article_data) && "Matching" %in% names(article_data) && "RT_ms" %in% names(article_data) && "ACC" %in% names(article_data)) {
    
    # 打印 ACC 的分布
    print(table(article_data$ACC))

    plot_data <- article_data %>%
      mutate(Identity = case_when(
        Identity == "Self" ~ "Self",
        Identity == "Friend" ~ "Friend",
        Identity == "Close" ~ "Close",
        Identity == "Mother" ~ "Close",
        Identity == "Father" ~ "Close",
        Identity == "Familiar" ~ "Close",
        Identity == "Acquaintance" ~ "Close",
        TRUE ~ "Others"
      )) %>%
      group_by(Subject, Matching) %>%
      summarise(
        correct_count = sum(ACC == 1, na.rm = TRUE),  # 计算正确反应数
        total_count = n(),  # 总记录数
        mean_ACC = correct_count / total_count,  # 计算正确率
        mean_RT_ms = mean(RT_ms, na.rm = TRUE),  # 计算平均反应时间
        Identity = first(Identity),  # 获取每个被试的 Identity
        .groups = "drop"
      )
  } else {
    next
  }

  # 检查是否有缺失的 Identity 值
  if (any(is.na(plot_data$Identity))) {
    cat("Skipping article:", n, "due to missing Identity values.\n")
    next
  }
  
  # 处理数据，排除不合条件的试次
  cleaned_data <- plot_data %>%
    filter(mean_ACC >= 0.3, mean_RT_ms <= 10000)

  # 输出 cleaned_data 以检查数据
  print(cleaned_data)

  # 1. Matching 条件下的散点图
  matching_data <- cleaned_data %>%
    filter(Matching == "Matching") %>%
    filter(mean_ACC >= 0.5, mean_RT_ms >= 500, mean_RT_ms <= 1000)
  
  if (nrow(matching_data) > 0) {
    p1 <- ggplot(matching_data, aes(x = mean_ACC, y = mean_RT_ms, shape = Identity)) +
      geom_point(size = 3) +
      labs(title = paste("Mean ACC vs Mean RT_ms (Matching) for", n),
           x = "Mean ACC",
           y = "Mean RT_ms") +
      scale_shape_manual(values = c(16, 17, 3)) +
      theme_minimal()
    
    print(p1)
  }
  
  # 2. Nonmatching 条件下的散点图
  nonmatching_data <- cleaned_data %>%
    filter(Matching == "Nonmatching") %>%
    filter(mean_ACC >= 0.5, mean_RT_ms >= 500, mean_RT_ms <= 1000)
  
  if (nrow(nonmatching_data) > 0) {
    p2 <- ggplot(nonmatching_data, aes(x = mean_ACC, y = mean_RT_ms, shape = Identity)) +
      geom_point(size = 3) +
      labs(title = paste("Mean ACC vs Mean RT_ms (Nonmatching) for", n),
           x = "Mean ACC",
           y = "Mean RT_ms") +
      scale_shape_manual(values = c(16, 17, 3)) +
      theme_minimal()
    
    print(p2)
  }
}


